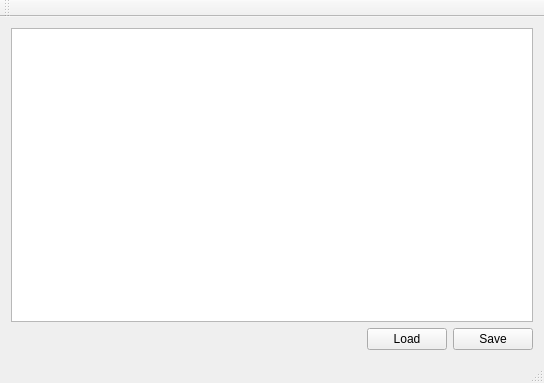
<?xml version="1.0" encoding="UTF-8"?>
<ui version="4.0">
 <class>HexmanWindow</class>
 <widget class="QMainWindow" name="HexmanWindow">
  <property name="geometry">
   <rect>
    <x>0</x>
    <y>0</y>
    <width>544</width>
    <height>383</height>
   </rect>
  </property>
  <property name="windowTitle">
   <string>HexmanWindow</string>
  </property>
  <widget class="QWidget" name="centralWidget">
   <layout class="QGridLayout" name="gridLayout_2">
    <item row="0" column="1">
     <layout class="QGridLayout" name="gridLayout">
      <item row="0" column="0" colspan="6">
       <widget class="QTextEdit" name="textEdit"/>
      </item>
      <item row="3" column="4">
       <widget class="QPushButton" name="pushButton">
        <property name="text">
         <string>Load</string>
        </property>
       </widget>
      </item>
      <item row="3" column="3">
       <spacer name="horizontalSpacer">
        <property name="orientation">
         <enum>Qt::Horizontal</enum>
        </property>
        <property name="sizeHint" stdset="0">
         <size>
          <width>40</width>
          <height>20</height>
         </size>
        </property>
       </spacer>
      </item>
      <item row="3" column="5">
       <widget class="QPushButton" name="pushButton_2">
        <property name="text">
         <string>Save</string>
        </property>
       </widget>
      </item>
      <item row="3" column="2">
       <spacer name="horizontalSpacer_3">
        <property name="orientation">
         <enum>Qt::Horizontal</enum>
        </property>
        <property name="sizeHint" stdset="0">
         <size>
          <width>40</width>
          <height>20</height>
         </size>
        </property>
       </spacer>
      </item>
      <item row="3" column="1">
       <spacer name="horizontalSpacer_4">
        <property name="orientation">
         <enum>Qt::Horizontal</enum>
        </property>
        <property name="sizeHint" stdset="0">
         <size>
          <width>40</width>
          <height>20</height>
         </size>
        </property>
       </spacer>
      </item>
      <item row="3" column="0">
       <spacer name="horizontalSpacer_5">
        <property name="orientation">
         <enum>Qt::Horizontal</enum>
        </property>
        <property name="sizeHint" stdset="0">
         <size>
          <width>40</width>
          <height>20</height>
         </size>
        </property>
       </spacer>
      </item>
     </layout>
    </item>
   </layout>
  </widget>
  <widget class="QMenuBar" name="menuBar">
   <property name="geometry">
    <rect>
     <x>0</x>
     <y>0</y>
     <width>544</width>
     <height>25</height>
    </rect>
   </property>
  </widget>
  <widget class="QToolBar" name="mainToolBar">
   <attribute name="toolBarArea">
    <enum>TopToolBarArea</enum>
   </attribute>
   <attribute name="toolBarBreak">
    <bool>false</bool>
   </attribute>
  </widget>
  <widget class="QStatusBar" name="statusBar"/>
 </widget>
 <layoutdefault spacing="6" margin="11"/>
 <resources/>
 <connections/>
</ui>
